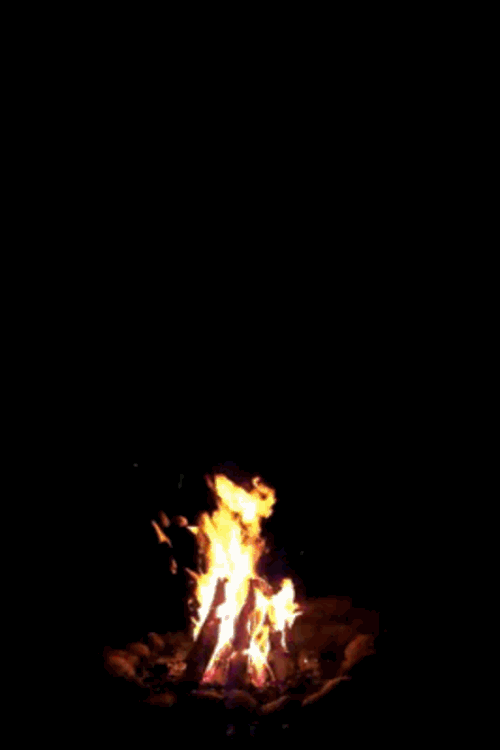
#> input picture ImageProcessGIF/firegif1/firegif1-0.png, 500 x 750 px
$ python transform.py firegif1/firegif1-0.png   (Python 2 division)
#> lines starting #> are read from the running program, lines starting #| are printed output that depends on the picture

from PIL import Image
import argparse

# parse the input parameters
parser = argparse.ArgumentParser()

parser.add_argument('file')
parser.add_argument('-o','--output')
parser.add_argument('--width',type = int)
parser.add_argument('--height',type = int)

args = parser.parse_args()

IMG = args.file
WIDTH = args.width
HEIGHT = args.height
OUTPUT = args.output

ascii_char=''' 01'''
ascii_length=len(ascii_char)

def char_for_pixel(r,g,b,alpha = 256):
    # RGBA files, rgb are 3 channels and alpha is a paramter about the transparency
    if alpha == 0:
        return ' '
    gray = int(r* 0.299+g* 0.587+b* 0.114)
    # unit = (256.0+1)/ascii_length
    # return ascii_char[int(gray/unit)]
    return ascii_char[int(gray%ascii_length)]

if __name__ == '__main__':
    img = Image.open(IMG)
#> img is the input picture: PIL image 500x750 RGBA; mean R, G, B, A 11, 7.5, 5.5, 255
    # img = img.convert("L")
    if not HEIGHT:
        height=80
        width=int(img.size[1]*0.5/(img.size[0]/80))
#> width = 62
        img = img.resize((height,width))
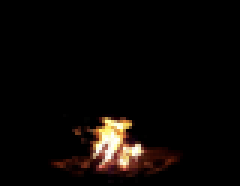
#> img: PIL image 80x62 RGBA (shown 3 times larger); mean R, G, B, A 11, 7.6, 5.6, 255
    else:
        img = img.resize((HEIGHT,WIDTH))
    txt = ""
    for i in range(img.size[1]):
        for j in range(img.size[0]):
            # r,g,b,a = img.getpixel((j,i))
            txt += char_for_pixel(*img.getpixel((j,i)))
        txt += '\n'
    print txt

    if OUTPUT:
        with open(OUTPUT,'w') as f:
            f.write(txt)
